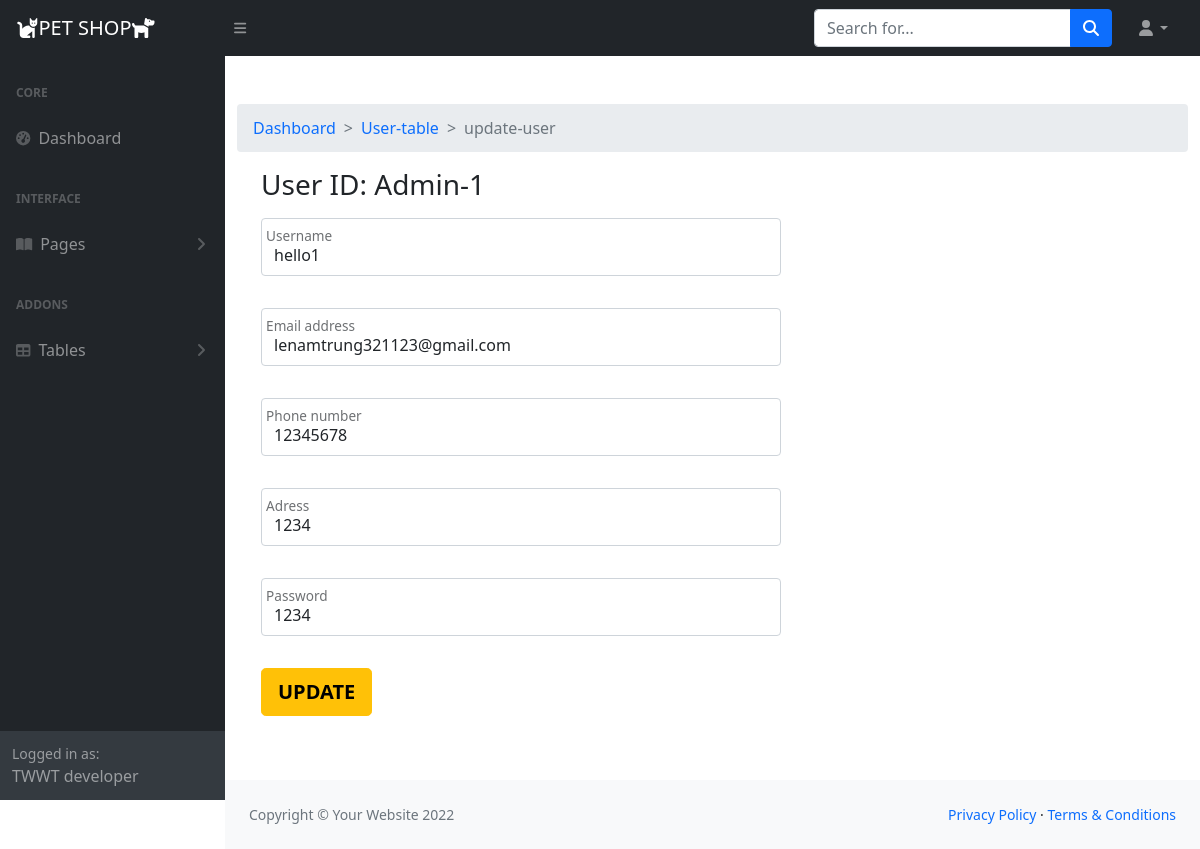
The page /admin/update_user.php?id=1 on the database its author committed.
### tables this page shows
CREATE TABLE `users` (
  `IDuser` int(11) NOT NULL,
  `username` varchar(200) NOT NULL,
  `password` varchar(200) NOT NULL,
  `email` varchar(400) NOT NULL,
  `phone` int(12) NOT NULL,
  `adress` text NOT NULL,
  `role` tinyint(1) NOT NULL
);

### backend/Database.php (called while the page is built, shortened)
<?php
class Database
{
    private $host = 'localhost';
    private $db_name = 'pet_shop';
    private $username = 'root';
    private $password = '';
    private $conn;
    public function __construct()
    {
        $this->conn = null;
        try {
            $this->conn = new PDO('mysql:host=' . $this->host . ';dbname=' . $this->db_name, $this->username, $this->password);
            $this->conn->setAttribute(PDO::ATTR_ERRMODE, PDO::ERRMODE_EXCEPTION);
        } catch (PDOException $e) {
            echo 'Connection Error: ' . $e->getMessage();
        }
    }
    public function slectUserById($id)
    {
        $sql = "SELECT * FROM users WHERE IDuser = :id";
        $stmt = $this->conn->prepare($sql);
        $stmt->bindParam(':id', $id);
        $stmt->execute();
        $result = $stmt->fetchAll(PDO::FETCH_ASSOC);
        return $result;
    }
}

### backend/User.php (called while the page is built, shortened)
<?php
include_once(__DIR__ . '/Database.php');
class User {
    private $db;
    public function __construct() {
        $this->db = new Database();
    }
    public function selectUserByID($id) {
        $result = $this->db->slectUserById($id);
        return $result;
    }
}

### admin/update_user.php (the view, shortened to what this page needs)
<?php include_once('layouts/header.php') ?>
<?php
$user = new User();
$result = $user->selectUserByID($_GET['id']);
if ($result[0]['role'] == 1) {
    $role = 'Admin';
} else {
    $role = 'User';
}
?>
<div id="layoutSidenav_content">
    <main>
        <div class="container-fluid py-5">
        <nav style="--bs-breadcrumb-divider: '>';" aria-label="breadcrumb">
            <ol class="breadcrumb">
                <li class="breadcrumb-item"><a href="index.php">Dashboard</a></li>
                <li class="breadcrumb-item">
                    <a href="User-table.php">
                        User-table
                    </a>
                </li>
                <li class="breadcrumb-item active" aria-current="page">
                    update-user
                </li>
            </ol>
        </nav>
            <h3 class="px-4 h3">User ID:
                <?php echo ($role . "-" . $result[0]['IDuser']) ?>
            </h3>
            <form method="post" class="row g-3 py-2 px-4">
                <div class="form-floating mb-3 col-md-7">
                    <input type="text" class="form-control" id="floatingInputUsername" placeholder="myusername"
                        name="username" value="<?php echo ($result[0]['username']) ?>" required>
                    <label for="floatingInputUsername">Username</label>
                </div>
                <div class="form-floating mb-3 col-md-7">
                    <input type="email" class="form-control" id="floatingInputEmail" placeholder="name@example.com"
                        name="email" value="<?php echo ($result[0]['email']) ?>" required>
                    <label for="floatingInputEmail">Email address</label>
                </div>
                <div class="form-floating mb-3 col-md-7">
                    <input type="number" class="form-control" id="floatingInputPhone" placeholder="1234567890"
                        name="phone" value="<?php echo ($result[0]['phone']) ?>" required>
                    <label for="floatingInputPhone">Phone number</label>
                </div>
                <div class="form-floating mb-3 col-md-7">
                    <input type="text" class="form-control" id="floatingInputAdress" placeholder="myadress"
                        name="adress" value="<?php echo($result[0]['adress']) ?>" required>
                    <label for="floatingInputAdress">Adress</label>
                </div>
                <div class="form-floating mb-3 col-md-7">
                    <input type="text" class="form-control" id="floatingPassword" placeholder="Password" name="password"
                        value="<?php echo ($result[0]['password']) ?>" required>
                    <label for="floatingPassword">Password</label>
                </div>
                <div class="mb-2 col-md-12">
                    <button class="btn btn-lg btn-warning btn-login fw-bold text-uppercase" type="submit"
                        name="update">Update</button>
                </div>
            </form>
        </div>
    </main>
    <footer class="py-4 bg-light mt-auto">
        <div class="container-fluid px-4">
            <div class="d-flex align-items-center justify-content-between small">
                <div class="text-muted">Copyright &copy; Your Website 2022</div>
                <div>
                    <a href="#">Privacy Policy</a>
                    &middot;
                    <a href="#">Terms &amp; Conditions</a>
                </div>
            </div>
        </div>
    </footer>
</div>
</body>
</html>

### admin/layouts/header.php (style rules this page uses)
.breadcrumb { flex-wrap: wrap !important; padding: 0.75rem 1rem !important; list-style: none !important; background-color: #e9ecef !important; border-radius: 0.25rem !important; }
a { text-decoration: none; background-color: transparent; }

### rows shown on the page
users: role "Admin", IDuser "1", username "hello1", email "lenamtrung321123@gmail.com", phone "12345678", adress "1234", password "1234"
